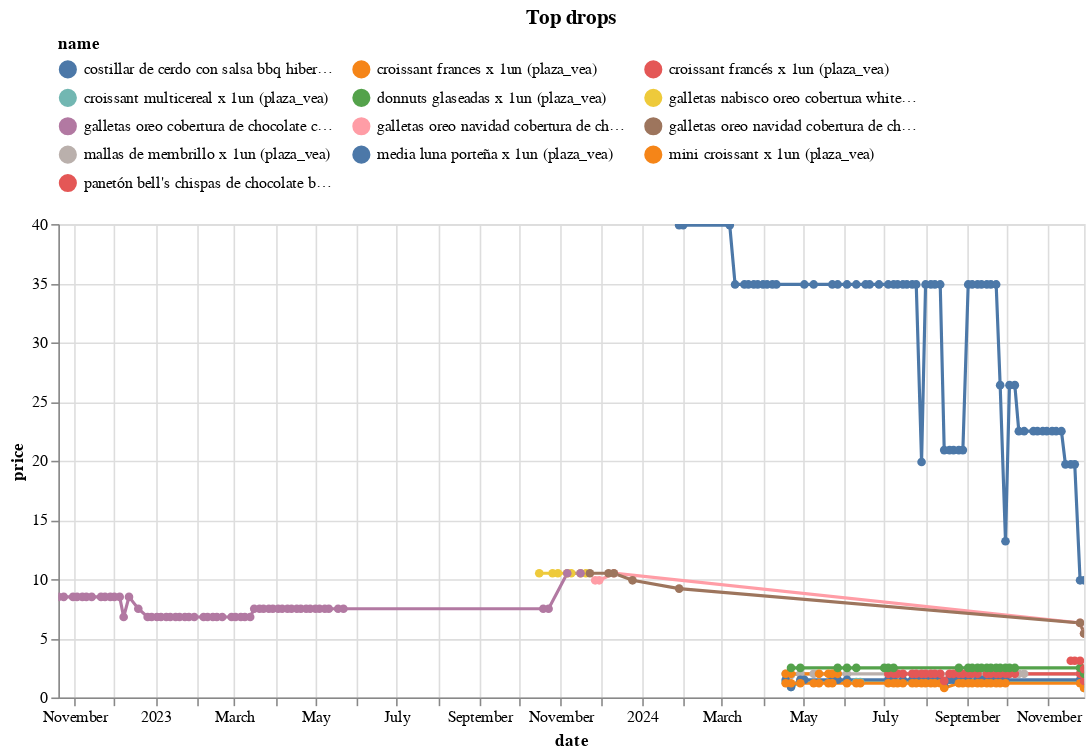

Write notebook code for a chart like this one.
### Code cell
(top_changes
 .sort_values('change')
 .head(10)
 .pipe(plot_changes, 'Top drops')
)

### Figure 1 — Vega-Lite specification as saved in the notebook (floating-point values rounded to 4 significant figures; data arrays with more than 128 entries replaced by an {"elided": "..."} marker saying what was removed)
{"config": {"view": {"continuousWidth": 300, "continuousHeight": 300}, "legend": {"columns": 3, "orient": "top"}}, "data": {"name": "data-1610b4209b123e69a9dccf86691d3d2f"}, "mark": {"type": "line", "point": true}, "encoding": {"color": {"field": "name", "scale": {"domain": ["costillar de cerdo con salsa bbq hibero paquete 475g (plaza_vea)", "croissant frances x 1un (plaza_vea)", "croissant francés x 1un (plaza_vea)", "croissant multicereal x 1un (plaza_vea)", "donnuts glaseadas x 1un (plaza_vea)", "galletas nabisco oreo cobertura white caja 131.2g (plaza_vea)", "galletas oreo cobertura de chocolate caja 131.2g (plaza_vea)", "galletas oreo navidad cobertura de chocolate blanco caja 131.2g (plaza_vea)", "galletas oreo navidad cobertura de chocolate caja 131.2g (plaza_vea)", "mallas de membrillo x 1un (plaza_vea)", "media luna porteña x 1un (plaza_vea)", "mini croissant x 1un (plaza_vea)", "panetón bell's chispas de chocolate bolsa 90g (plaza_vea)"]}, "type": "nominal"}, "tooltip": [{"field": "name", "type": "nominal"}, {"field": "price", "type": "quantitative"}, {"field": "last_price", "type": "quantitative"}], "x": {"field": "date", "type": "temporal"}, "y": {"field": "price", "type": "quantitative"}}, "params": [{"name": "param_3", "select": {"type": "point", "fields": ["name"]}, "bind": "legend"}, {"name": "param_4", "select": {"type": "interval", "encodings": ["x", "y"]}, "bind": "scales"}], "title": "Top drops", "transform": [{"filter": {"param": "param_3"}}], "width": 650, "$schema": "https://vega.github.io/schema/vega-lite/v5.20.1.json", "datasets": {"data-1610b4209b123e69a9dccf86691d3d2f": {"elided": "326 records"}}}
